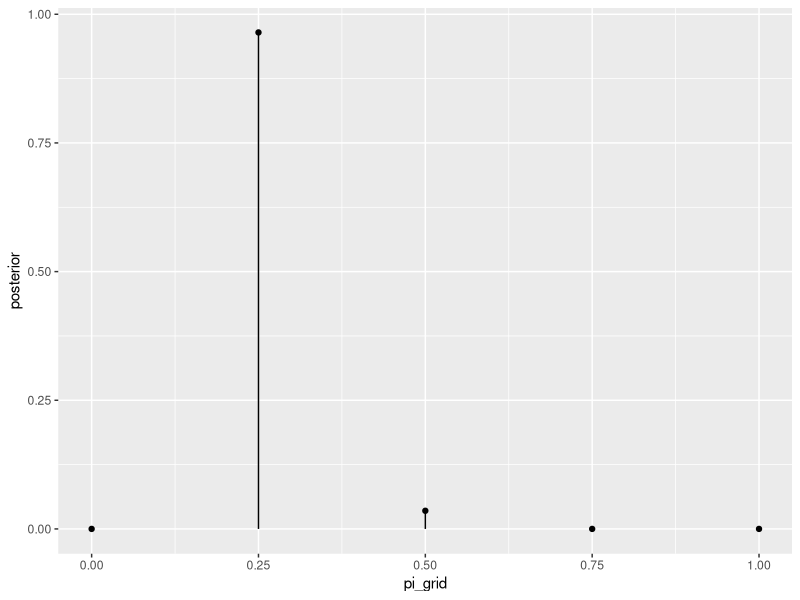
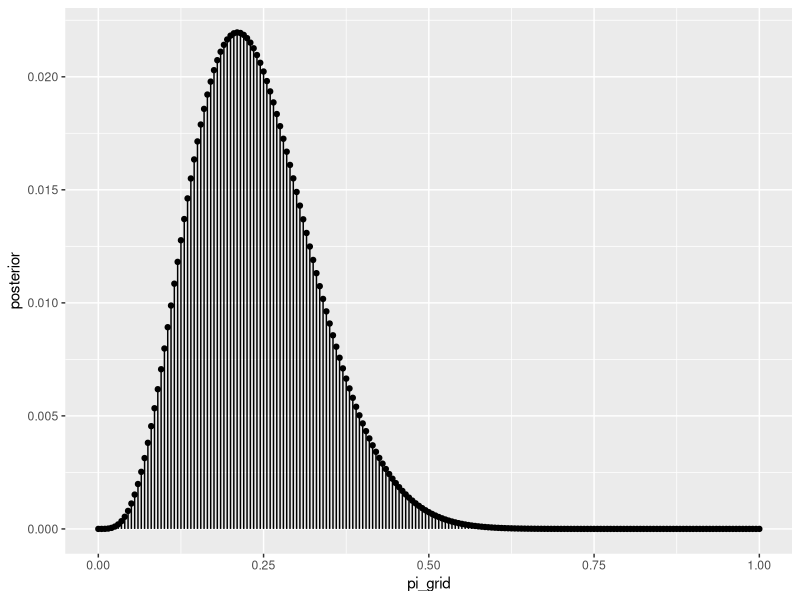

Here is the R script that generated these plots, in order:
library(tidyverse)

### a

# Step 1: Define a grid of 101 pi values
grid_data  <- data.frame(pi_grid = c(0, 0.25, 0.5, 0.75, 1))

# Step 2: Evaluate the prior & likelihood at each pi
grid_data <- grid_data %>% 
  mutate(prior = dbeta(pi_grid, 3, 8),
         likelihood = dbinom(2, 10, pi_grid))

# Step 3: Approximate the posterior
grid_data <- grid_data %>% 
  mutate(unnormalized = likelihood * prior,
         posterior = unnormalized / sum(unnormalized))

# plotting
ggplot(grid_data, aes(x = pi_grid, y = posterior)) + 
  geom_point() + 
  geom_segment(aes(x = pi_grid, xend = pi_grid, y = 0, yend = posterior))


### b

# Step 1: Define a grid of 101 pi values
grid_data  <- data.frame(pi_grid = seq(0,1, length.out = 201))

# Step 2: Evaluate the prior & likelihood at each pi
grid_data <- grid_data %>% 
  mutate(prior = dbeta(pi_grid, 3, 8),
         likelihood = dbinom(2, 10, pi_grid))

# Step 3: Approximate the posterior
grid_data <- grid_data %>% 
  mutate(unnormalized = likelihood * prior,
         posterior = unnormalized / sum(unnormalized))

# plotting
ggplot(grid_data, aes(x = pi_grid, y = posterior)) + 
  geom_point() + 
  geom_segment(aes(x = pi_grid, xend = pi_grid, y = 0, yend = posterior))

